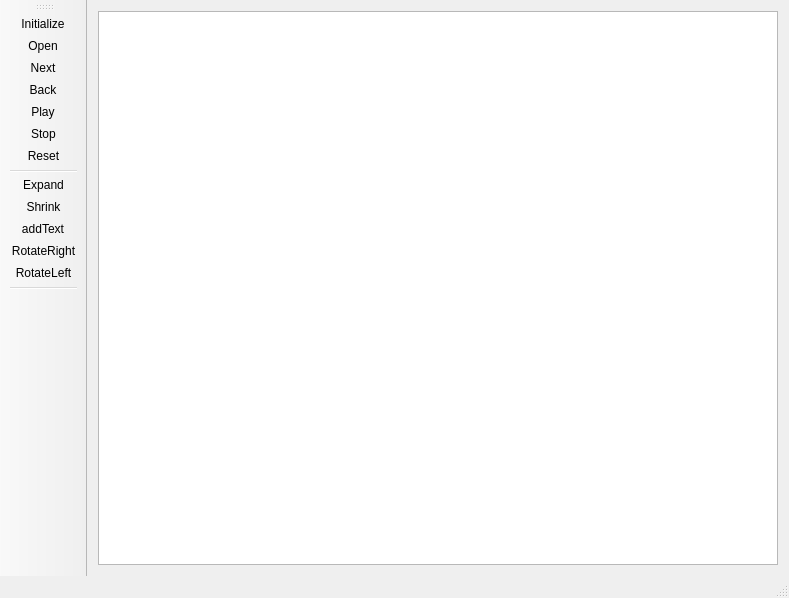
<?xml version="1.0" encoding="UTF-8"?>
<ui version="4.0">
 <class>MainWindow</class>
 <widget class="QMainWindow" name="MainWindow">
  <property name="geometry">
   <rect>
    <x>0</x>
    <y>0</y>
    <width>789</width>
    <height>598</height>
   </rect>
  </property>
  <property name="acceptDrops">
   <bool>false</bool>
  </property>
  <property name="windowTitle">
   <string>DMFB模拟界面</string>
  </property>
  <widget class="QWidget" name="centralWidget">
   <layout class="QGridLayout" name="gridLayout">
    <item row="0" column="0">
     <widget class="QWGraphicsView" name="View"/>
    </item>
   </layout>
  </widget>
  <widget class="QMenuBar" name="menuBar">
   <property name="geometry">
    <rect>
     <x>0</x>
     <y>0</y>
     <width>789</width>
     <height>26</height>
    </rect>
   </property>
  </widget>
  <widget class="QToolBar" name="mainToolBar">
   <property name="toolButtonStyle">
    <enum>Qt::ToolButtonIconOnly</enum>
   </property>
   <attribute name="toolBarArea">
    <enum>LeftToolBarArea</enum>
   </attribute>
   <attribute name="toolBarBreak">
    <bool>false</bool>
   </attribute>
   <addaction name="actionIni"/>
   <addaction name="actionopen"/>
   <addaction name="actionNext"/>
   <addaction name="actionBack"/>
   <addaction name="actionPlay"/>
   <addaction name="actionStop"/>
   <addaction name="actionReset"/>
   <addaction name="separator"/>
   <addaction name="actionExpand"/>
   <addaction name="actionShrink"/>
   <addaction name="actionText"/>
   <addaction name="actionRotateRight"/>
   <addaction name="actionRotateLeft"/>
   <addaction name="separator"/>
  </widget>
  <widget class="QStatusBar" name="statusBar"/>
  <action name="actionIni">
   <property name="icon">
    <iconset>
     <normaloff>../../../sudoku-qt5-master/sudoku-qt5-master/sudoku/control/png/power-button.png</normaloff>../../../sudoku-qt5-master/sudoku-qt5-master/sudoku/control/png/power-button.png</iconset>
   </property>
   <property name="text">
    <string>Initialize</string>
   </property>
   <property name="shortcut">
    <string>Ctrl+N</string>
   </property>
  </action>
  <action name="actionopen">
   <property name="icon">
    <iconset resource="icon.qrc">
     <normaloff>:/control/png/plus.png</normaloff>:/control/png/plus.png</iconset>
   </property>
   <property name="text">
    <string>Open</string>
   </property>
   <property name="shortcut">
    <string>Ctrl+O</string>
   </property>
  </action>
  <action name="actionNext">
   <property name="icon">
    <iconset resource="icon.qrc">
     <normaloff>:/control/png/next-1.png</normaloff>:/control/png/next-1.png</iconset>
   </property>
   <property name="text">
    <string>Next</string>
   </property>
   <property name="shortcut">
    <string>Right</string>
   </property>
  </action>
  <action name="actionBack">
   <property name="icon">
    <iconset resource="icon.qrc">
     <normaloff>:/control/png/previous.png</normaloff>:/control/png/previous.png</iconset>
   </property>
   <property name="text">
    <string>Back</string>
   </property>
   <property name="shortcut">
    <string>Left</string>
   </property>
  </action>
  <action name="actionPlay">
   <property name="icon">
    <iconset resource="icon.qrc">
     <normaloff>:/control/png/play.png</normaloff>:/control/png/play.png</iconset>
   </property>
   <property name="text">
    <string>Play</string>
   </property>
   <property name="shortcut">
    <string>Space</string>
   </property>
  </action>
  <action name="actionReset">
   <property name="icon">
    <iconset resource="icon.qrc">
     <normaloff>:/control/png/rewind.png</normaloff>:/control/png/rewind.png</iconset>
   </property>
   <property name="text">
    <string>Reset</string>
   </property>
   <property name="shortcut">
    <string>Space</string>
   </property>
  </action>
  <action name="actionExpand">
   <property name="icon">
    <iconset resource="icon.qrc">
     <normaloff>:/control/png/expand.png</normaloff>:/control/png/expand.png</iconset>
   </property>
   <property name="text">
    <string>Expand</string>
   </property>
  </action>
  <action name="actionShrink">
   <property name="icon">
    <iconset resource="icon.qrc">
     <normaloff>:/control/png/minimize.png</normaloff>:/control/png/minimize.png</iconset>
   </property>
   <property name="text">
    <string>Shrink</string>
   </property>
  </action>
  <action name="actionStop">
   <property name="icon">
    <iconset resource="icon.qrc">
     <normaloff>:/control/png/pause.png</normaloff>:/control/png/pause.png</iconset>
   </property>
   <property name="text">
    <string>Stop</string>
   </property>
  </action>
  <action name="actionRotateRight">
   <property name="icon">
    <iconset resource="icon.qrc">
     <normaloff>:/control/png/RotateRight.png</normaloff>:/control/png/RotateRight.png</iconset>
   </property>
   <property name="text">
    <string>RotateRight</string>
   </property>
  </action>
  <action name="actionRotateLeft">
   <property name="icon">
    <iconset resource="icon.qrc">
     <normaloff>:/control/png/RotateLeft.png</normaloff>:/control/png/RotateLeft.png</iconset>
   </property>
   <property name="text">
    <string>RotateLeft</string>
   </property>
  </action>
  <action name="actionText">
   <property name="icon">
    <iconset resource="icon.qrc">
     <normaloff>:/control/png/text.png</normaloff>:/control/png/text.png</iconset>
   </property>
   <property name="text">
    <string>addText</string>
   </property>
  </action>
 </widget>
 <layoutdefault spacing="6" margin="11"/>
 <customwidgets>
  <customwidget>
   <class>QWGraphicsView</class>
   <extends>QGraphicsView</extends>
   <header>qwgraphicsview.h</header>
  </customwidget>
 </customwidgets>
 <resources>
  <include location="icon.qrc"/>
 </resources>
 <connections/>
</ui>
